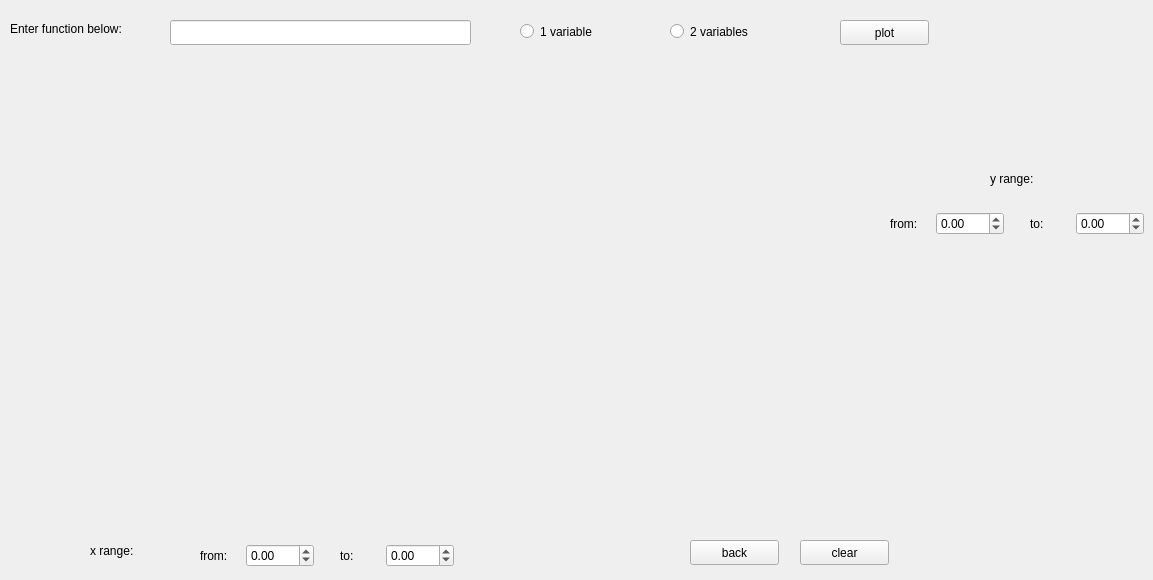
      <widget class="QWidget" name="plotTab">
       <attribute name="title">
        <string>plotting</string>
       </attribute>
       <widget class="QLabel" name="enterFunctionPlottingLabel">
        <property name="geometry">
         <rect>
          <x>10</x>
          <y>20</y>
          <width>161</width>
          <height>17</height>
         </rect>
        </property>
        <property name="text">
         <string>Enter function below:</string>
        </property>
       </widget>
       <widget class="QLineEdit" name="enterFunctionPlottingLineEdit">
        <property name="geometry">
         <rect>
          <x>170</x>
          <y>20</y>
          <width>301</width>
          <height>25</height>
         </rect>
        </property>
       </widget>
       <widget class="QRadioButton" name="oneVariablePlottingRadioButton">
        <property name="geometry">
         <rect>
          <x>520</x>
          <y>20</y>
          <width>112</width>
          <height>23</height>
         </rect>
        </property>
        <property name="text">
         <string>1 variable</string>
        </property>
       </widget>
       <widget class="QRadioButton" name="twoVariablesPlottingRadioButton">
        <property name="geometry">
         <rect>
          <x>670</x>
          <y>20</y>
          <width>112</width>
          <height>23</height>
         </rect>
        </property>
        <property name="text">
         <string>2 variables</string>
        </property>
       </widget>
       <widget class="QCustomPlot" name="plotWidget" native="true">
        <property name="geometry">
         <rect>
          <x>30</x>
          <y>110</y>
          <width>751</width>
          <height>411</height>
         </rect>
        </property>
       </widget>
       <widget class="QPushButton" name="plotFunctionButton">
        <property name="geometry">
         <rect>
          <x>840</x>
          <y>20</y>
          <width>89</width>
          <height>25</height>
         </rect>
        </property>
        <property name="text">
         <string>plot</string>
        </property>
       </widget>
       <widget class="QLabel" name="xRangeLabel">
        <property name="geometry">
         <rect>
          <x>90</x>
          <y>540</y>
          <width>91</width>
          <height>21</height>
         </rect>
        </property>
        <property name="text">
         <string>x range:</string>
        </property>
       </widget>
       <widget class="QLabel" name="yLabelRange">
        <property name="geometry">
         <rect>
          <x>990</x>
          <y>170</y>
          <width>67</width>
          <height>17</height>
         </rect>
        </property>
        <property name="text">
         <string>y range:</string>
        </property>
       </widget>
       <widget class="QWidget" name="layoutWidget">
        <property name="geometry">
         <rect>
          <x>890</x>
          <y>210</y>
          <width>254</width>
          <height>28</height>
         </rect>
        </property>
        <layout class="QHBoxLayout" name="horizontalLayout_2">
         <item>
          <widget class="QLabel" name="yFromLabel">
           <property name="text">
            <string>from:</string>
           </property>
          </widget>
         </item>
         <item>
          <widget class="QDoubleSpinBox" name="yLeftRangePlotDoubleSpinBox">
           <property name="minimum">
            <double>-990.000000000000000</double>
           </property>
          </widget>
         </item>
         <item>
          <spacer name="verticalSpacer_2">
           <property name="orientation">
            <enum>Qt::Vertical</enum>
           </property>
           <property name="sizeHint" stdset="0">
            <size>
             <width>20</width>
             <height>40</height>
            </size>
           </property>
          </spacer>
         </item>
         <item>
          <widget class="QLabel" name="yToLabel">
           <property name="text">
            <string>to:</string>
           </property>
          </widget>
         </item>
         <item>
          <widget class="QDoubleSpinBox" name="yRangeRightPlotDoubleSpinBox">
           <property name="minimum">
            <double>-990.000000000000000</double>
           </property>
          </widget>
         </item>
        </layout>
       </widget>
       <widget class="QPushButton" name="backPlotButton">
        <property name="geometry">
         <rect>
          <x>690</x>
          <y>540</y>
          <width>89</width>
          <height>25</height>
         </rect>
        </property>
        <property name="text">
         <string>back</string>
        </property>
       </widget>
       <widget class="QPushButton" name="clearPlotButton">
        <property name="geometry">
         <rect>
          <x>800</x>
          <y>540</y>
          <width>89</width>
          <height>25</height>
         </rect>
        </property>
        <property name="text">
         <string>clear</string>
        </property>
       </widget>
       <widget class="QWidget" name="layoutWidget">
        <property name="geometry">
         <rect>
          <x>200</x>
          <y>540</y>
          <width>254</width>
          <height>31</height>
         </rect>
        </property>
        <layout class="QHBoxLayout" name="horizontalLayout">
         <item>
          <widget class="QLabel" name="xFromLabel">
           <property name="text">
            <string>from:</string>
           </property>
          </widget>
         </item>
         <item>
          <widget class="QDoubleSpinBox" name="xRangeLeftPlotDoubleSpinBox">
           <property name="minimum">
            <double>-990.000000000000000</double>
           </property>
          </widget>
         </item>
         <item>
          <spacer name="verticalSpacer">
           <property name="orientation">
            <enum>Qt::Vertical</enum>
           </property>
           <property name="sizeHint" stdset="0">
            <size>
             <width>20</width>
             <height>40</height>
            </size>
           </property>
          </spacer>
         </item>
         <item>
          <widget class="QLabel" name="xToLabel">
           <property name="text">
            <string>to:</string>
           </property>
          </widget>
         </item>
         <item>
          <widget class="QDoubleSpinBox" name="xRangeRightPlotDoubleSpinBox">
           <property name="minimum">
            <double>-990.000000000000000</double>
           </property>
          </widget>
         </item>
        </layout>
       </widget>
       <widget class="QWidget" name="widget" native="true">
        <property name="geometry">
         <rect>
          <x>30</x>
          <y>110</y>
          <width>761</width>
          <height>411</height>
         </rect>
        </property>
        <widget class="QWidget" name="horizontalLayoutWidget_2">
         <property name="geometry">
          <rect>
           <x>-30</x>
           <y>0</y>
           <width>791</width>
           <height>421</height>
          </rect>
         </property>
         <layout class="QHBoxLayout" name="hLayout"/>
        </widget>
       </widget>
      </widget>
